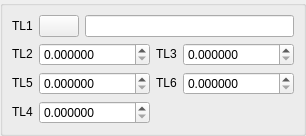
<?xml version="1.0" encoding="UTF-8"?>
<ui version="4.0">
 <class>DlgRef_1Sel5Spin_QTD</class>
 <widget class="QWidget" name="DlgRef_1Sel5Spin_QTD">
  <property name="geometry">
   <rect>
    <x>0</x>
    <y>0</y>
    <width>208</width>
    <height>130</height>
   </rect>
  </property>
  <property name="windowTitle">
   <string/>
  </property>
  <layout class="QGridLayout">
   <property name="margin">
    <number>0</number>
   </property>
   <property name="spacing">
    <number>0</number>
   </property>
   <item row="0" column="0">
    <widget class="QGroupBox" name="GroupBox1">
     <property name="title">
      <string/>
     </property>
     <layout class="QGridLayout">
      <property name="margin">
       <number>9</number>
      </property>
      <property name="spacing">
       <number>6</number>
      </property>
      <item row="1" column="0" colspan="3">
       <layout class="QGridLayout">
        <property name="margin">
         <number>0</number>
        </property>
        <property name="spacing">
         <number>6</number>
        </property>
        <item row="2" column="0">
         <widget class="QLabel" name="TextLabel4">
          <property name="sizePolicy">
           <sizepolicy hsizetype="Fixed" vsizetype="Fixed">
            <horstretch>0</horstretch>
            <verstretch>0</verstretch>
           </sizepolicy>
          </property>
          <property name="text">
           <string>TL4</string>
          </property>
          <property name="wordWrap">
           <bool>false</bool>
          </property>
         </widget>
        </item>
        <item row="0" column="2">
         <widget class="QLabel" name="TextLabel3">
          <property name="sizePolicy">
           <sizepolicy hsizetype="Fixed" vsizetype="Fixed">
            <horstretch>0</horstretch>
            <verstretch>0</verstretch>
           </sizepolicy>
          </property>
          <property name="text">
           <string>TL3</string>
          </property>
          <property name="wordWrap">
           <bool>false</bool>
          </property>
         </widget>
        </item>
        <item row="1" column="3">
         <widget class="SalomeApp_DoubleSpinBox" name="SpinBox5">
          <property name="decimals">
           <number>6</number>
          </property>
          <property name="maximum">
           <double>1000000000.000000000000000</double>
          </property>
         </widget>
        </item>
        <item row="0" column="0">
         <widget class="QLabel" name="TextLabel2">
          <property name="sizePolicy">
           <sizepolicy hsizetype="Fixed" vsizetype="Fixed">
            <horstretch>0</horstretch>
            <verstretch>0</verstretch>
           </sizepolicy>
          </property>
          <property name="text">
           <string>TL2</string>
          </property>
          <property name="wordWrap">
           <bool>false</bool>
          </property>
         </widget>
        </item>
        <item row="0" column="1">
         <widget class="SalomeApp_DoubleSpinBox" name="SpinBox1">
          <property name="decimals">
           <number>6</number>
          </property>
          <property name="maximum">
           <double>1000000000.000000000000000</double>
          </property>
         </widget>
        </item>
        <item row="1" column="2">
         <widget class="QLabel" name="TextLabel6">
          <property name="sizePolicy">
           <sizepolicy hsizetype="Fixed" vsizetype="Fixed">
            <horstretch>0</horstretch>
            <verstretch>0</verstretch>
           </sizepolicy>
          </property>
          <property name="text">
           <string>TL6</string>
          </property>
          <property name="wordWrap">
           <bool>false</bool>
          </property>
         </widget>
        </item>
        <item row="0" column="3">
         <widget class="SalomeApp_DoubleSpinBox" name="SpinBox2">
          <property name="decimals">
           <number>6</number>
          </property>
          <property name="maximum">
           <double>1000000000.000000000000000</double>
          </property>
         </widget>
        </item>
        <item row="2" column="1">
         <widget class="SalomeApp_DoubleSpinBox" name="SpinBox3">
          <property name="decimals">
           <number>6</number>
          </property>
          <property name="maximum">
           <double>1000000000.000000000000000</double>
          </property>
         </widget>
        </item>
        <item row="1" column="1">
         <widget class="SalomeApp_DoubleSpinBox" name="SpinBox4">
          <property name="decimals">
           <number>6</number>
          </property>
          <property name="maximum">
           <double>1000000000.000000000000000</double>
          </property>
         </widget>
        </item>
        <item row="1" column="0">
         <widget class="QLabel" name="TextLabel5">
          <property name="sizePolicy">
           <sizepolicy hsizetype="Fixed" vsizetype="Fixed">
            <horstretch>0</horstretch>
            <verstretch>0</verstretch>
           </sizepolicy>
          </property>
          <property name="text">
           <string>TL5</string>
          </property>
          <property name="wordWrap">
           <bool>false</bool>
          </property>
         </widget>
        </item>
       </layout>
      </item>
      <item row="0" column="1">
       <widget class="QPushButton" name="PushButton1">
        <property name="sizePolicy">
         <sizepolicy hsizetype="Fixed" vsizetype="Fixed">
          <horstretch>0</horstretch>
          <verstretch>0</verstretch>
         </sizepolicy>
        </property>
        <property name="text">
         <string/>
        </property>
       </widget>
      </item>
      <item row="0" column="0">
       <widget class="QLabel" name="TextLabel1">
        <property name="sizePolicy">
         <sizepolicy hsizetype="Fixed" vsizetype="Fixed">
          <horstretch>0</horstretch>
          <verstretch>0</verstretch>
         </sizepolicy>
        </property>
        <property name="text">
         <string>TL1</string>
        </property>
        <property name="wordWrap">
         <bool>false</bool>
        </property>
       </widget>
      </item>
      <item row="0" column="2">
       <widget class="QLineEdit" name="LineEdit1"/>
      </item>
     </layout>
    </widget>
   </item>
  </layout>
 </widget>
 <layoutdefault spacing="6" margin="11"/>
 <pixmapfunction>qPixmapFromMimeSource</pixmapfunction>
 <customwidgets>
  <customwidget>
   <class>SalomeApp_DoubleSpinBox</class>
   <extends>QDoubleSpinBox</extends>
   <header location="global">SalomeApp_DoubleSpinBox.h</header>
  </customwidget>
 </customwidgets>
 <tabstops>
  <tabstop>PushButton1</tabstop>
  <tabstop>LineEdit1</tabstop>
  <tabstop>SpinBox1</tabstop>
  <tabstop>SpinBox2</tabstop>
  <tabstop>SpinBox4</tabstop>
  <tabstop>SpinBox5</tabstop>
  <tabstop>SpinBox3</tabstop>
 </tabstops>
 <resources/>
 <connections/>
</ui>
